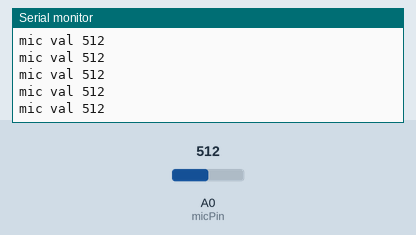
This sketch was run on a simulated Arduino Uno, built with avr-gcc and run on an emulated ATmega328P. On the bench: the last lines printed to the serial monitor. The inputs (shaded band) are chosen by the test bench; at power-on: A0 (micPin) = 512.

Above: at 4.4 s.
4.5 s: A0 (micPin) set to 588
At 5.8 s:
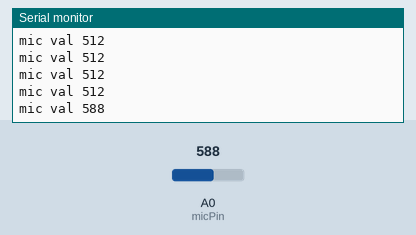
6.0 s: A0 (micPin) set to 614
At 6.8 s:
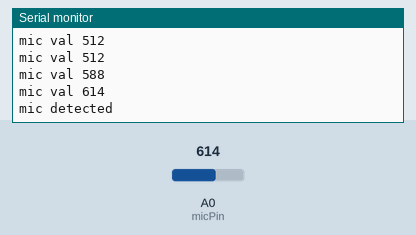
Timing chart, 0 to 9.0 s (numbered marks = the images above; inputs shaded):
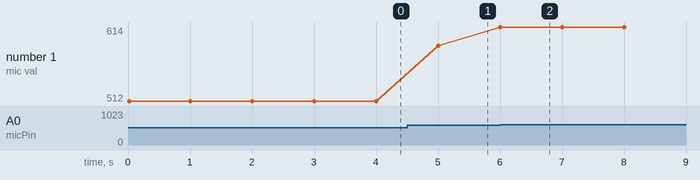

Measured:
- the behaviour switches between 600 and 601 on A0 (micPin) (found by bisection; images 1 and 2)
- after the input at 4.5 s, the serial monitor: prints a new line after 0.50 s (image 1)
- after the input at 6.0 s, the serial monitor: prints a new line at once (image 2)
- plotted number 1: 512 → 588 after the input at 4.5 s, 588 → 614 after the input at 6.0 s

The sketch:

MaybeMicrophone___.ino
```cpp
//Parameters
const int micPin  = A0;

//Variables
int micVal  = 0;

void setup() {
  //Init Serial USB
  Serial.begin(9600);
  Serial.println(F("Initialize System"));
  //Init Microphone
  pinMode(micPin, INPUT);
}

void loop() {
  readMicrophone();
}

void readMicrophone( ) { /* function readMicrophone */
  ////Test routine for Microphone
  micVal = analogRead(micPin);
  Serial.print(F("mic val ")); Serial.println(micVal);
  if (micVal > 600) {
    Serial.println("mic detected");
  }
  delay (1000);
}
```
